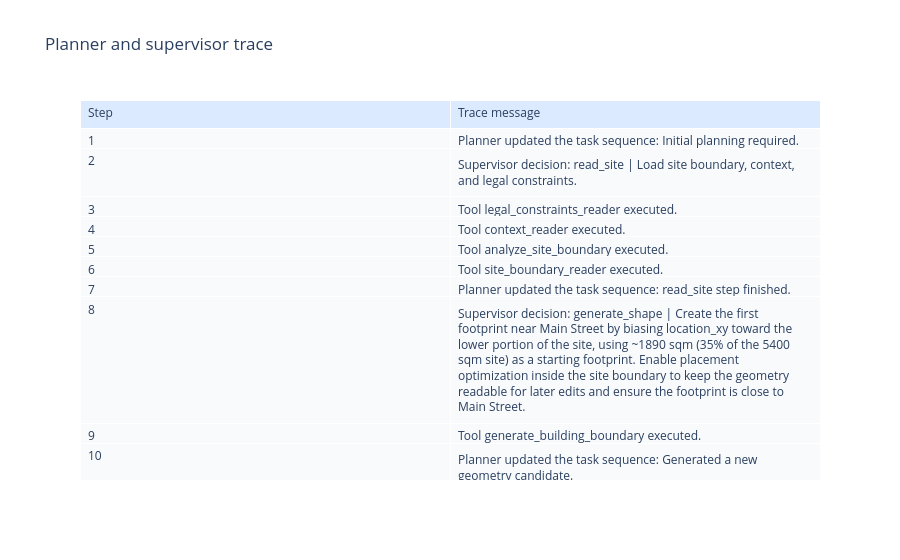

Write notebook code for a chart like this one.
### Code cell
make_decision_trace_figure(final_state.get("messages", []))

### Figure 1 — Plotly figure (JSON) as saved in the notebook; plotly's stock layout.template omitted (floating-point values rounded to 4 significant figures; data arrays with more than 128 entries replaced by an {"elided": "..."} marker saying what was removed)
{"data": [{"cells": {"align": "left", "fill": {"color": "#f8fafc"}, "values": {"elided": "2x76 mixed values"}}, "header": {"align": "left", "fill": {"color": "#dbeafe"}, "values": ["Step", "Trace message"]}, "type": "table"}], "layout": {"title": {"text": "Planner and supervisor trace"}}}
